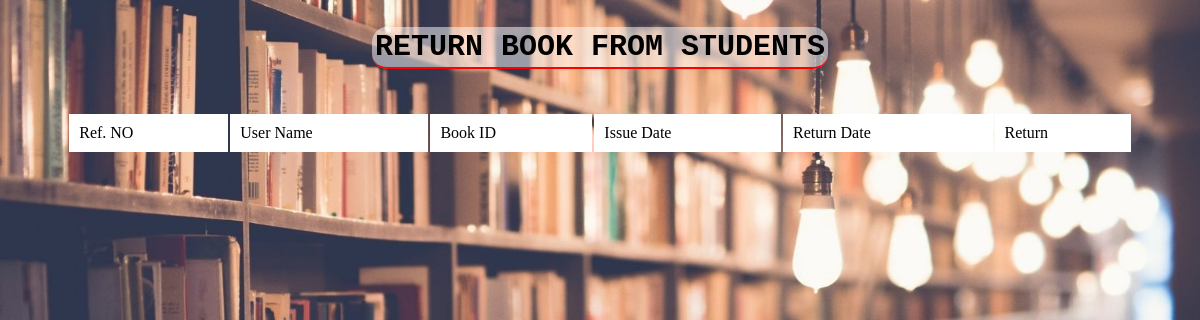
Page /admin/return_book.php (signed in) on the earlier database version.
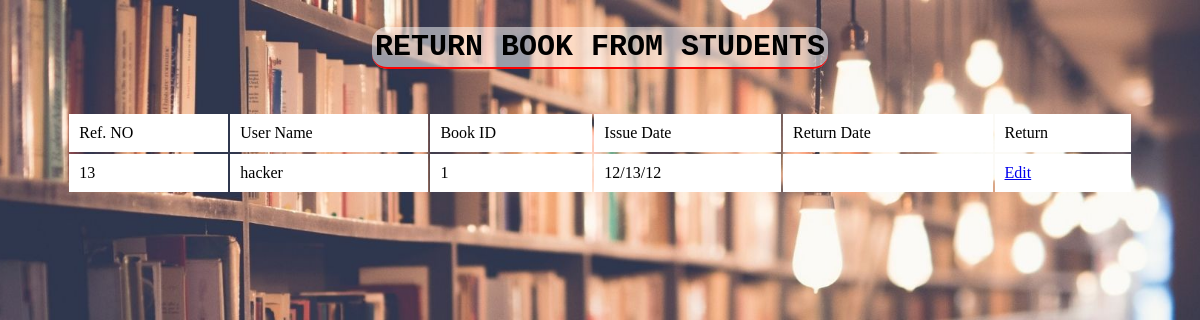
Same page on the later database version.
### tables this page shows
CREATE TABLE `book_issue` (
  `book_id` int(11) NOT NULL,
  `user_name` varchar(20) NOT NULL,
  `issue_date` varchar(20) NOT NULL,
  `return_date` varchar(20) NOT NULL,
  `status` int(11) NOT NULL,
  `no` int(11) NOT NULL
);

### admin/return_book.php (the view, shortened to what this page needs)
<?php
    $con = Mysqli_Connect("localhost","root","","library_management");
$result = mysqli_query($con, "SELECT * FROM book_issue where status=1");
?>
<html>
<head>
    <link href="library/table.css" type="text/css" rel="stylesheet">
</head>
<body>
    <h2 class="main-head"><b class="b-head">Return book from students</b></h2>
    <table>
        <tr bgcolor='lightpink'>
            <td>Ref. NO</td>
            <td>User Name</td>
            <td>Book ID</td>
            <td>Issue Date</td>
            <td>Return Date</td>
            <td>Return</td>
        </tr>
        <?php
            $i = 0;
        while($res = mysqli_fetch_array($result)) {
            if($i % 2 != 0){
                $classes = "odd";
            }
            else{
                $classes = "even";
            }
            echo "<tr class=".$classes.">";
            echo "<td>".$res['no']."</td>";
            echo "<td>".$res['user_name']."</td>";
            echo "<td>".$res['book_id']."</td>";
            echo "<td>".$res['issue_date']."</td>";
            echo "<td>".$res['return_date']."</td>";
            echo "<td><a href=\"return_form.php?id=$res[no]\">Edit</a>";
            $i++;
        }
        ?>
    </table>
</body>
</html>

Differences in the rows shown:
added book_issue: no "13", user_name "hacker", book "1", issue_date "12/13/12"
